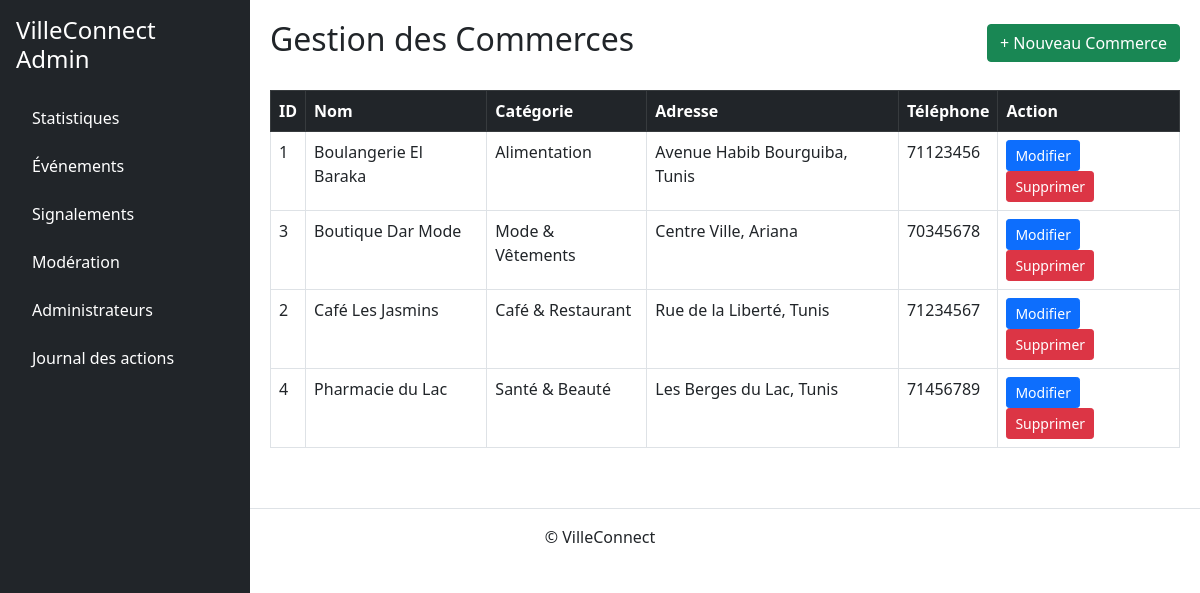
The page /Views/back/admin_commerces.php on the database its author committed.
### tables this page shows
CREATE TABLE Commerce (
    id INT AUTO_INCREMENT PRIMARY KEY,
    nom VARCHAR(255) NOT NULL,
    description TEXT,
    adresse VARCHAR(255) NOT NULL,
    telephone VARCHAR(20) NOT NULL,
    categorie_id INT NOT NULL,
    FOREIGN KEY (categorie_id) REFERENCES CategorieCommerce(id)
);

CREATE TABLE CategorieCommerce (
    id INT AUTO_INCREMENT PRIMARY KEY,
    nom VARCHAR(100) NOT NULL
);

### Controllers/CommerceC.php (called while the page is built, shortened)
<?php
class CommerceC {
    function getCommerces($categorie_id = '', $recherche = '') {
        $db = config::getConnexion();
        try {
            $sql = "SELECT c.*, cat.nom AS categorie_nom
                    FROM Commerce c
                    JOIN CategorieCommerce cat ON c.categorie_id = cat.id
                    WHERE 1 = 1";
            $params = [];
            $sql .= " ORDER BY c.nom";
            $q = $db->prepare($sql);
            $q->execute($params);
            return $q->fetchAll();
        } catch (Exception $e) { return []; }
    }
}
?>

### Views/back/admin_commerces.php (the view, shortened to what this page needs)
<?php
require_once __DIR__ . '/../../Controllers/CommerceC.php';
$controller = new CommerceC();
$commerces = $controller->getCommerces();
?>
<div class="d-flex justify-content-between align-items-center mb-4">
    <h2>Gestion des Commerces</h2>
    <a href="add_commerce.php" class="btn btn-success">+ Nouveau Commerce</a>
</div>
<table class="table table-bordered mt-4 bg-white">
    <thead class="table-dark"><tr><th>ID</th><th>Nom</th><th>Catégorie</th><th>Adresse</th><th>Téléphone</th><th>Action</th></tr></thead>
    <tbody>
        <?php foreach ($commerces as $c): ?>
        <tr>
            <td><?= (int)$c['id'] ?></td>
            <td><?= htmlspecialchars($c['nom']) ?></td>
            <td><?= htmlspecialchars($c['categorie_nom']) ?></td>
            <td><?= htmlspecialchars($c['adresse']) ?></td>
            <td><?= htmlspecialchars($c['telephone']) ?></td>
            <td>
                <a href="edit_commerce.php?id=<?= (int)$c['id'] ?>" class="btn btn-primary btn-sm">Modifier</a>
                <form method="POST" style="display:inline;">
                    <button type="submit" class="btn btn-danger btn-sm" onclick="return confirm('Supprimer ce commerce et ses offres ?')">Supprimer</button>
                </form>
            </td>
        </tr>
        <?php endforeach; ?>
    </tbody>
</table>
<?php
require_once __DIR__ . '/layout.php';
?>

### rows shown on the page
commerce: id "1", nom "Boulangerie El Baraka", categorie.nom "Alimentation", adresse "Avenue Habib Bourguiba, Tunis", telephone "71123456"
commerce: id "3", nom "Boutique Dar Mode", categorie.nom "Mode & Vêtements", adresse "Centre Ville, Ariana", telephone "70345678"
commerce: id "2", nom "Café Les Jasmins", categorie.nom "Café & Restaurant", adresse "Rue de la Liberté, Tunis", telephone "71234567"
commerce: id "4", nom "Pharmacie du Lac", categorie.nom "Santé & Beauté", adresse "Les Berges du Lac, Tunis", telephone "71456789"

### other values the page prints
$item['texte'] "Statistiques"
$item['texte'] "Événements"
$item['texte'] "Signalements"
$item['texte'] "Modération"
$item['texte'] "Administrateurs"
$item['texte'] "Journal des actions"
